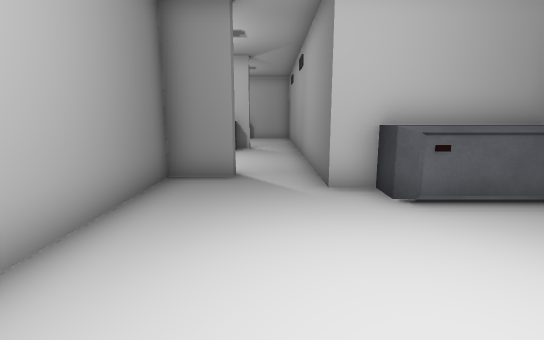
view 1 (above)

23 first-person views from a walk through a scene from a Unity 3-D project. The camera is 1.4 m above the floor, tilts 10° down and sees 85° across. Doors are open. The floor is counted in squares, 1 m on a side. Each view is taken from the middle of a square. On the plan, view 1 faces up. The plan holds only what a view shows up to about 14 squares ahead; the rest is blank. The player character is not drawn. Some surface patterns are stand-ins.

view 2
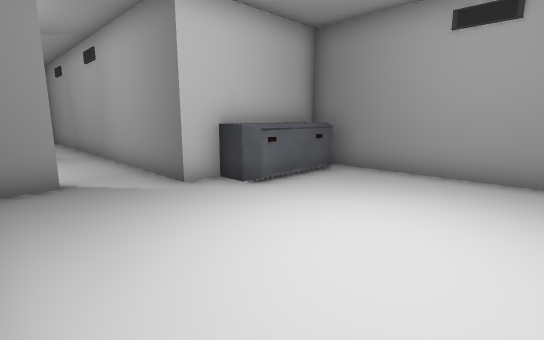

view 3
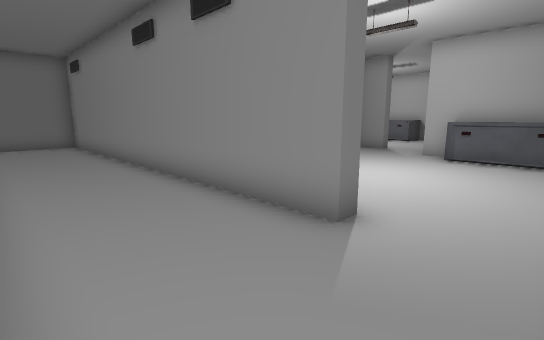

view 4
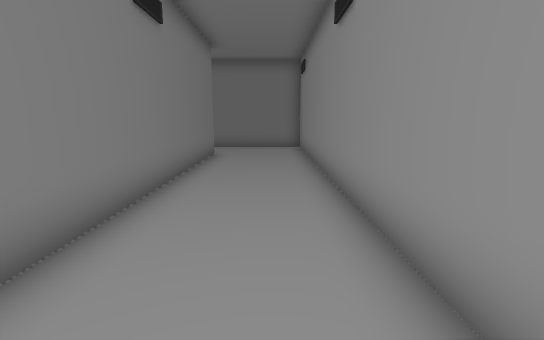

view 5
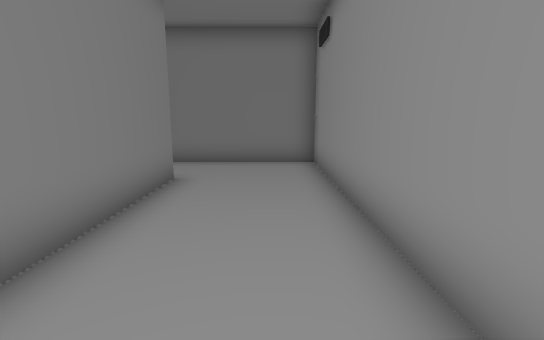

view 6
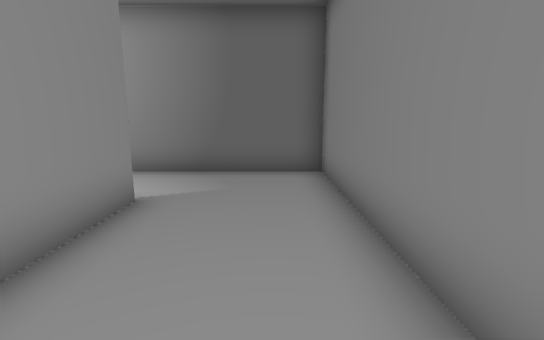

view 7
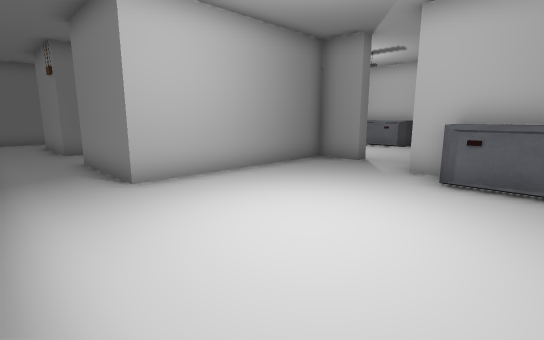

view 8
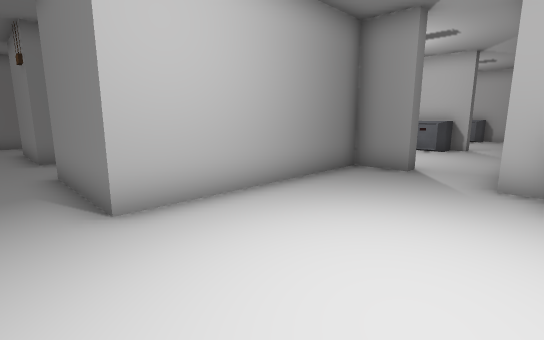

view 9
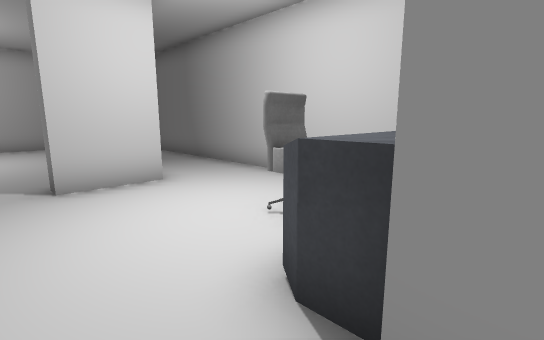

view 10
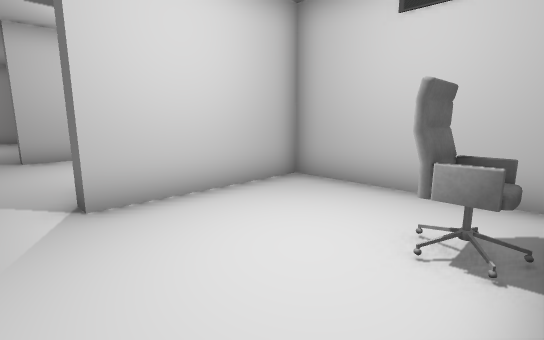

view 11
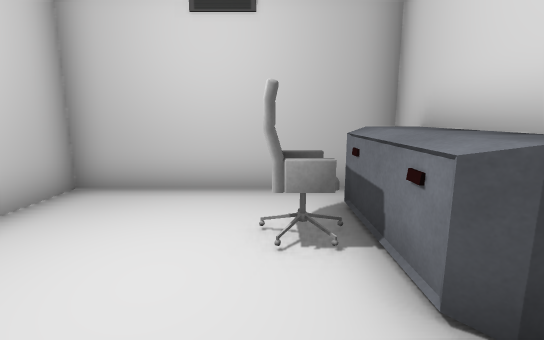

view 12
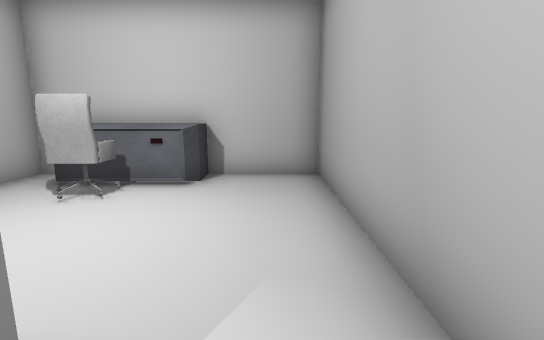

view 13
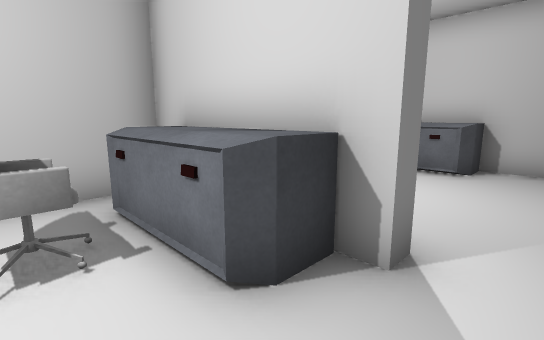

view 14
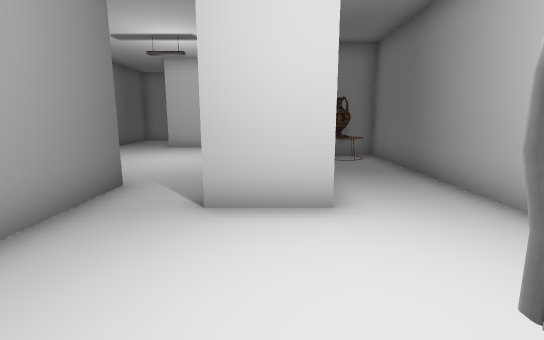

view 15
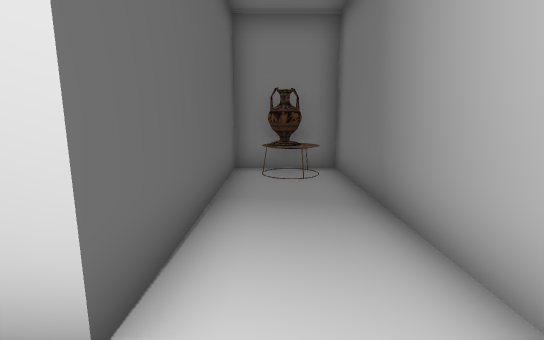

view 16
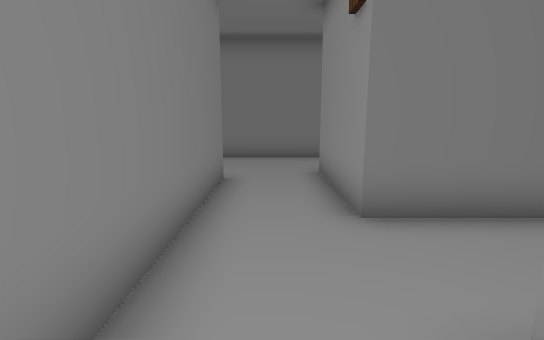

view 17
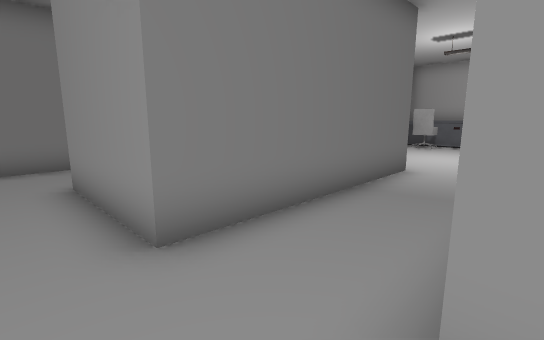

view 18
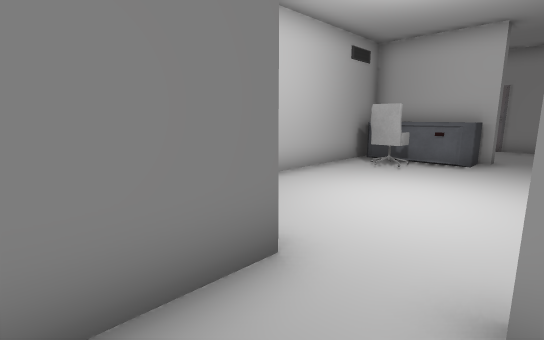

view 19
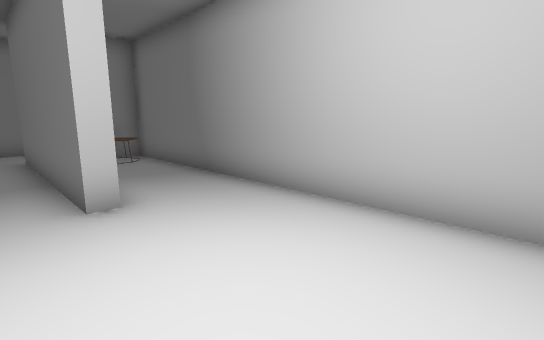

view 20
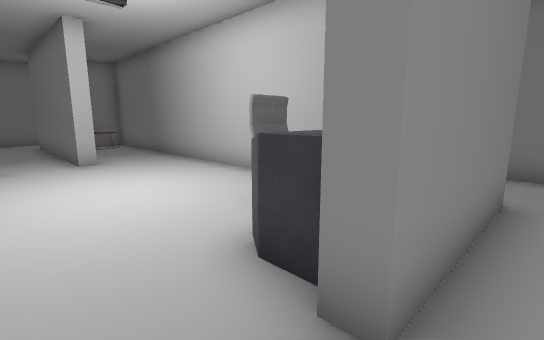

view 21
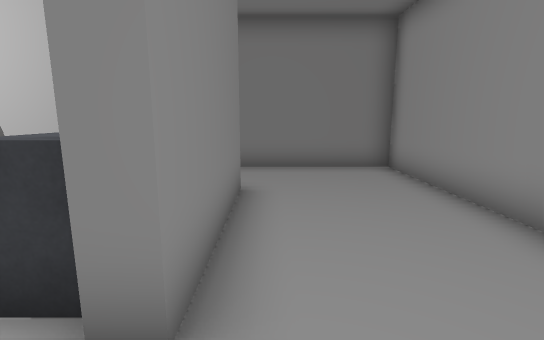

view 22
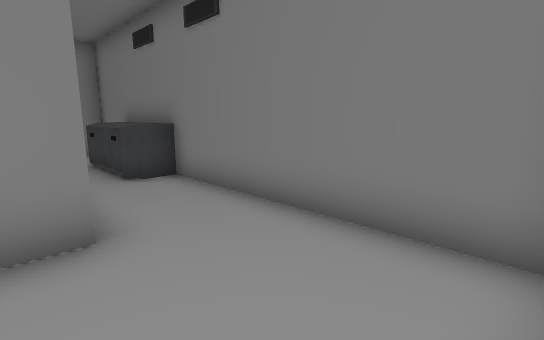

view 23
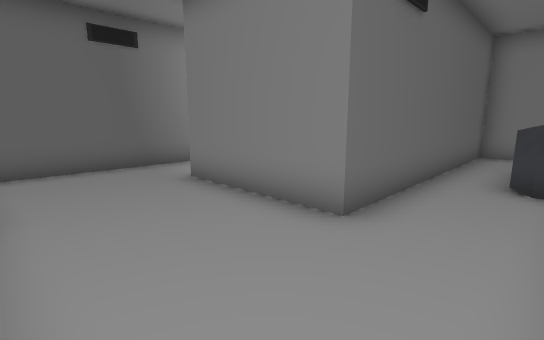

### Floor plan
Points are (right, up) in squares from view 1. A wall is a line through its corners. A room is listed if a view was taken in it or the views show most of it. See-through windows are left out.
Room 1 (views 1, 2, 3, 4, 5, 6, 7, 8)
walls: (-2.2, -2.1) (-0.6, -2.1); (1.2, -2.1) (2.9, -2.1) (2.9, -2.6) (-11.4, -2.6) (-11.4, -7.2); (5.7, 0.2) (5.7, 5.9) (1.1, 5.9); (-1, 7) (-2.5, 7) (-2.5, 0.3) (-3.5, 0.3); (-8.9, -6.3) (5.7, -6.3) (5.7, -1.2)
ways out: opening at (0, 7) to room 3; opening at (-3, -0.5) to room 4; open door at (-9.5, -7)
objects: other object (2, 5) to (5, 5)
Room 2 (views 9, 10, 11)
walls: (1.1, 13.4) (1.1, 20.4) (-1.2, 20.4); (-5.8, 20.4) (-5.8, 14.1) (-1, 14.1) (-1, 13.6)
ways out: opening at (-0.5, 14) to room 3
objects: other object (-5, 19) to (-2, 20); chair (-4, 18) to (-3, 19)
Room 3 (views 12, 13, 14, 15)
walls: (-1, 13.6) (-5.8, 13.6) (-5.8, 0.8) (-3, 0.8) (-3, 7.5) (-1, 7.5) (-1, 7); (1.1, 5.9) (1.1, 13.4)
ways out: opening at (0, 7) to room 1; opening at (-0.5, 14) to room 2
objects: table (-5, 2) to (-4, 2); other object (-5, 13) to (-2, 13); chair (-4, 11) to (-3, 11)
Room 4 (view 16)
walls: (-3.5, 0.3) (-5.4, 0.3)
ways out: opening at (-3, -0.5) to room 1; opening at (-5, -1) to room 5
Room 5 (view 17)
walls: (-9, 0.3) (-12.9, 0.3); (-12, -2.1) (-6, -2.1); (-5.4, 0.3) (-6.4, 0.3)
ways out: opening at (-5, -1) to room 4; open door at (-7.5, 0) to room 6; opening at (-12, -0.5)
Room 6 (view 18)
walls: (-9, 7.1) (-9, 0.3)
ways out: open door at (-7.5, 0) to room 5; opening at (-8, 7) to room 7
Room 7 (view 19)
walls: (-9.6, 7.1) (-9, 7.1); (-12.3, 15.5) (-12.3, 0.8) (-11.4, 0.8); (-8.6, 15.9) (-11.4, 15.9)
ways out: opening at (-8, 7) to room 6; opening at (-7.5, 16) to room 8
objects: other object (-12, 1) to (-11, 2); other object (-12, 15) to (-9, 15); chair (-11, 13) to (-11, 14)
Room 8 (views 20, 21, 22, 23)
walls: (-10.5, 20.4) (-15.5, 20.4) (-15.5, 13.5); (-7.9, 20.4) (-9.1, 20.4); (-6.3, 15) (-6.3, 19.8); (-15.5, 9.6) (-15.5, 7.5) (-12.8, 7.5) (-12.8, 16.4) (-8.6, 16.4) (-8.6, 15.9)
ways out: opening at (-7.5, 16) to room 7
objects: other object (-16, 10) to (-15, 13)

Positions as (right, up) in squares from view 1, and headings:
1: (0, 0), facing up
2: (-2, 0), facing up-right
3: (5, -6), facing up-left
4: (3, -4), facing left
5: (-2, -4), facing left
6: (-2, -5), facing right
7: (4, -2), facing up-left
8: (2, -1), facing up-left
9: (0, 14), facing down-left
10: (0, 19), facing down-left
11: (0, 18), facing left
12: (0, 13), facing up
13: (0, 11), facing up-left
14: (-2, 12), facing down
15: (-4, 9), facing down
16: (-5, -1), facing left
17: (-6, -1), facing up-left
18: (-7, 5), facing up-left
19: (-8, 12), facing down-left
20: (-7, 17), facing down-left
21: (-7, 17), facing left
22: (-12, 20), facing down-left
23: (-15, 20), facing down-right
